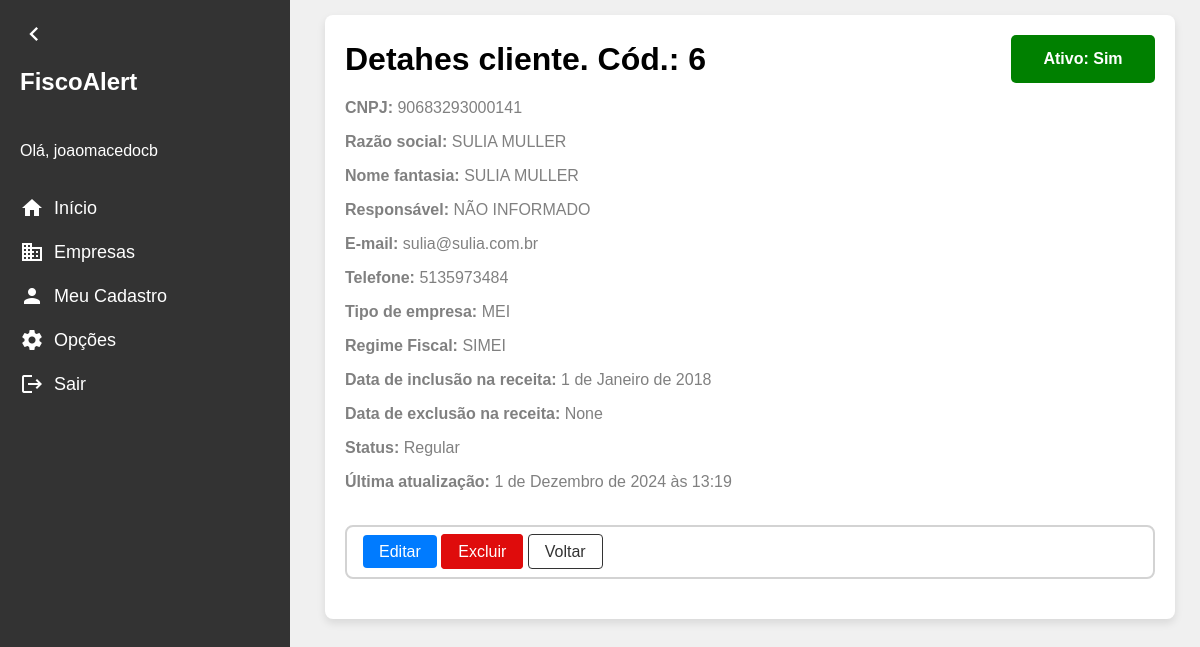
Page /cliente/6/ (signed in) on the earlier database version.
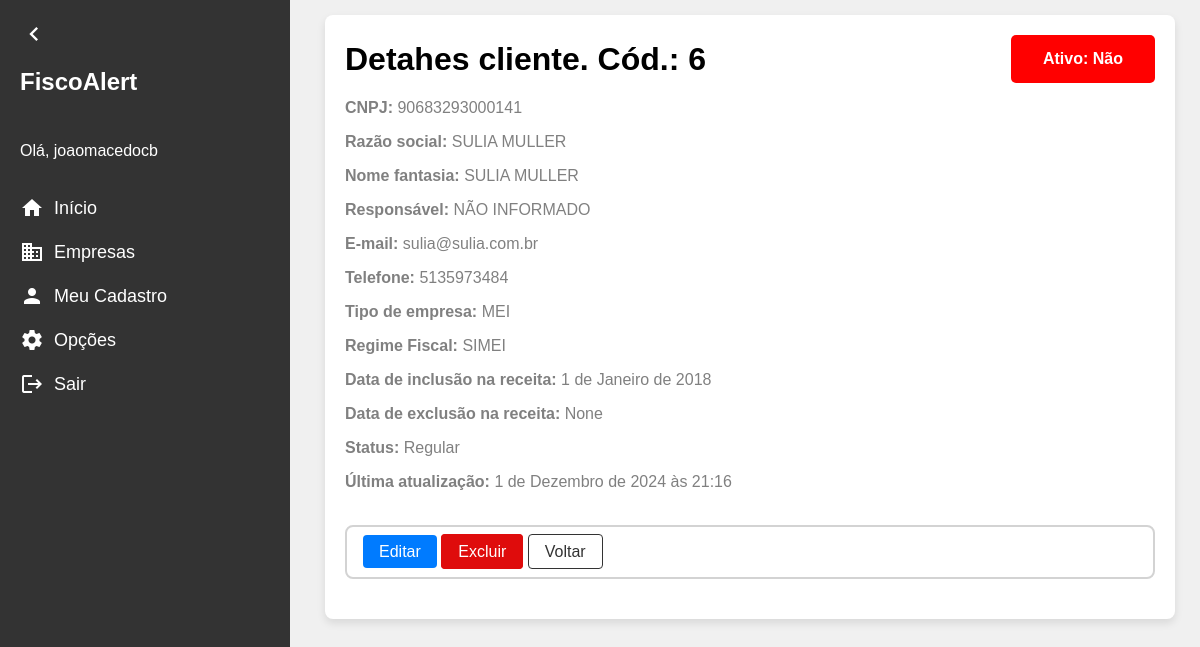
Same page on the later database version.
### clientes/models.py (models this page shows, shortened)
class Cliente(models.Model):
    id = models.AutoField(primary_key=True)
    nome_fantasia = models.CharField(max_length=200)
    razao_social = models.CharField(max_length=200)
    cnpj = models.CharField(max_length=14, blank=True, null=True)
    responsavel_tecnico = models.CharField(max_length=50)
    email = models.CharField(max_length=200, blank=True, null=True)
    tipo_empresa = models.ForeignKey(TipoEmpresa, on_delete=models.PROTECT, related_name='tipo_empresa', blank= True, null= True)
    regime_fiscal = models.ForeignKey(RegimeFiscal, on_delete=models.PROTECT, related_name= 'regime_fiscal')
    data_inclusao = models.DateField(blank= True, null= True)
    data_exclusao = models.DateField(blank= True, null= True)
    ultima_atualizacao = models.DateTimeField(blank=True, null=True)
    status = models.CharField(max_length=20, blank= True, null= True)
    telefone = models.CharField(
        max_length=15, blank=True, null=True,
        validators=[
            RegexValidator(
                regex=r'^\d{10,11}$',
                message="O número de telefone deve conter apenas dígitos e ter 10 ou 11 dígitos."
            )
        ]
    )
    ativo = models.BooleanField(default=True)
    escritorio = models.ForeignKey(Escritorio, on_delete=models.PROTECT, related_name='escritorio', blank= True, null= True)

class TipoEmpresa(models.Model):
    id = models.AutoField(primary_key=True)
    nome = models.CharField(max_length=30)
    def __str__(self):
        return self.nome
    class Meta:
        verbose_name = "Tipo Empresa"
        verbose_name_plural = "Tipos Empresa"

class RegimeFiscal(models.Model):
    id = models.AutoField(primary_key=True)
    nome = models.CharField(max_length=30)
    def __str__(self):
        return self.nome
    class Meta:
        verbose_name = "Regime Fiscal"
        verbose_name_plural = "Regimes Fiscais"

### clientes/views.py (the view)
# urls.py: path('cliente/<int:pk>/', ClienteDetailView.as_view(), name = 'cliente_detalhe'),
@method_decorator(login_required, name='dispatch')
class ClienteDetailView(DetailView):
    model = Cliente
    template_name = 'cliente_detalhe.html'

### clientes/templates/cliente_detalhe.html (shortened to what this page needs)
{% extends "base.html" %}
{% block content %}
<div class="content">
    <div class="container container-detalhes">
        <div class="detalhes-header">
            <div class="title">Detahes cliente. Cód.: {{ object.id }}</div>
            <div class="{% if object.ativo %}ativo{% else %}inativo{% endif %}">Ativo:
                {% if object.ativo == True %}Sim
                {% else %}Não
                {% endif %}
            </div>
        </div>
        <p><strong>CNPJ: </strong>{{ object.cnpj }}</p>
        <p><strong>Razão social: </strong>{{ object.razao_social }}</p>
        <p><strong>Nome fantasia: </strong>{{ object.nome_fantasia }}</p>
        <p><strong>Responsável: </strong>{{ object.responsavel_tecnico }}</p>
        <p><strong>E-mail: </strong>{{ object.email}}</p>
        <p><strong>Telefone: </strong>{{ object.telefone }}</p>
        <p><strong>Tipo de empresa: </strong>{{ object.tipo_empresa }}</p>
        <p><strong>Regime Fiscal: </strong>{{ object.regime_fiscal }}</p>
        <p><strong>Data de inclusão na receita: </strong>{{ object.data_inclusao }}</p>
        <p><strong>Data de exclusão na receita: </strong>{{ object.data_exclusao }}</p>
        <p><strong>Status: </strong>{{ object.status }}</p>
        <p><strong>Última atualização: </strong>{{ object.ultima_atualizacao }}</p>
        <div class="actions">
            <div class="hub-clientes-detalhe">
                <a href="{% url 'cliente_update' pk=cliente.pk %}" class="botao-primario">Editar</a>
                <a href="{% url 'cliente_delete' pk=cliente.pk %}" class="botao-excluir">Excluir</a>
                <a href="{% url 'clientes' %}" class="botao-secundario">Voltar</a>
            </div>
        </div>
    </div>
</div>
{% endblock %}

Differences in the rows shown:
changed Cliente "SULIA MULLER": ativo True → False (drawn); ultima_atualizacao "1 de Dezembro de 2024 às 13:19" → "1 de Dezembro de 2024 às 21:16"
Other differences:
text no longer shown: "Sim"
text now shown: "Não"
